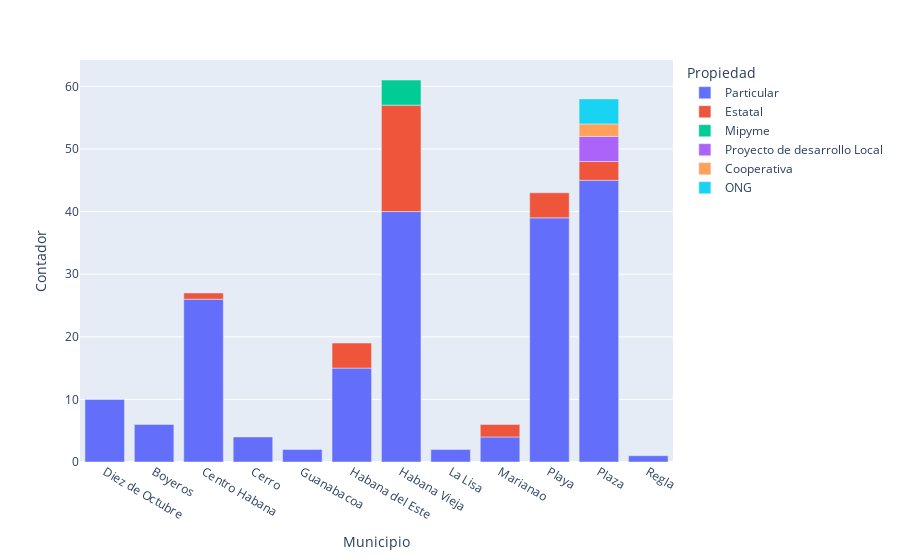

The notebook cell saved with this chart:
### Markdown cell above
*¿Cual es el tipo de propiedad que predomina?*

### Code cell
fig = px.bar(df2, x = "Municipio", y = "Contador" , color = "Propiedad")
fig.show()

### Figure 1 — Plotly figure (JSON) as saved in the notebook; plotly's stock layout.template omitted (floating-point values rounded to 4 significant figures)
{"data": [{"alignmentgroup": "True", "hovertemplate": "Propiedad=Particular<br>Municipio=%{x}<br>Contador=%{y}<extra></extra>", "legendgroup": "Particular", "marker": {"color": "#636efa", "pattern": {"shape": ""}}, "name": "Particular", "offsetgroup": "Particular", "orientation": "v", "showlegend": true, "textposition": "auto", "type": "bar", "x": ["Diez de Octubre", "Boyeros", "Centro Habana", "Cerro", "Guanabacoa", "Habana del Este", "Habana Vieja", "La Lisa", "Marianao", "Playa", "Plaza", "Regla"], "xaxis": "x", "y": [10, 6, 26, 4, 2, 15, 40, 2, 4, 39, 45, 1], "yaxis": "y"}, {"alignmentgroup": "True", "hovertemplate": "Propiedad=Estatal<br>Municipio=%{x}<br>Contador=%{y}<extra></extra>", "legendgroup": "Estatal", "marker": {"color": "#EF553B", "pattern": {"shape": ""}}, "name": "Estatal", "offsetgroup": "Estatal", "orientation": "v", "showlegend": true, "textposition": "auto", "type": "bar", "x": ["Centro Habana", "Habana del Este", "Habana Vieja", "Marianao", "Playa", "Plaza"], "xaxis": "x", "y": [1, 4, 17, 2, 4, 3], "yaxis": "y"}, {"alignmentgroup": "True", "hovertemplate": "Propiedad=Mipyme<br>Municipio=%{x}<br>Contador=%{y}<extra></extra>", "legendgroup": "Mipyme", "marker": {"color": "#00cc96", "pattern": {"shape": ""}}, "name": "Mipyme", "offsetgroup": "Mipyme", "orientation": "v", "showlegend": true, "textposition": "auto", "type": "bar", "x": ["Habana Vieja"], "xaxis": "x", "y": [4], "yaxis": "y"}, {"alignmentgroup": "True", "hovertemplate": "Propiedad=Proyecto de desarrollo Local<br>Municipio=%{x}<br>Contador=%{y}<extra></extra>", "legendgroup": "Proyecto de desarrollo Local", "marker": {"color": "#ab63fa", "pattern": {"shape": ""}}, "name": "Proyecto de desarrollo Local", "offsetgroup": "Proyecto de desarrollo Local", "orientation": "v", "showlegend": true, "textposition": "auto", "type": "bar", "x": ["Plaza"], "xaxis": "x", "y": [4], "yaxis": "y"}, {"alignmentgroup": "True", "hovertemplate": "Propiedad=Cooperativa<br>Municipio=%{x}<br>Contador=%{y}<extra></extra>", "legendgroup": "Cooperativa", "marker": {"color": "#FFA15A", "pattern": {"shape": ""}}, "name": "Cooperativa", "offsetgroup": "Cooperativa", "orientation": "v", "showlegend": true, "textposition": "auto", "type": "bar", "x": ["Plaza"], "xaxis": "x", "y": [2], "yaxis": "y"}, {"alignmentgroup": "True", "hovertemplate": "Propiedad=ONG<br>Municipio=%{x}<br>Contador=%{y}<extra></extra>", "legendgroup": "ONG", "marker": {"color": "#19d3f3", "pattern": {"shape": ""}}, "name": "ONG", "offsetgroup": "ONG", "orientation": "v", "showlegend": true, "textposition": "auto", "type": "bar", "x": ["Plaza"], "xaxis": "x", "y": [4], "yaxis": "y"}], "layout": {"barmode": "relative", "legend": {"title": {"text": "Propiedad"}, "tracegroupgap": 0}, "margin": {"t": 60}, "xaxis": {"anchor": "y", "domain": [0, 1], "title": {"text": "Municipio"}}, "yaxis": {"anchor": "x", "domain": [0, 1], "title": {"text": "Contador"}}}}
